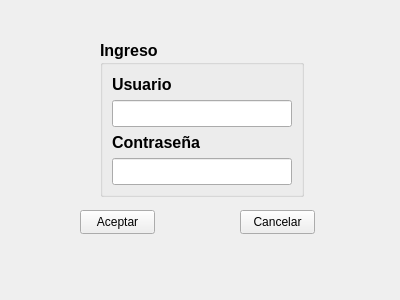
<?xml version="1.0" encoding="UTF-8"?>
<ui version="4.0">
 <class>Form</class>
 <widget class="QWidget" name="Form">
  <property name="geometry">
   <rect>
    <x>0</x>
    <y>0</y>
    <width>400</width>
    <height>300</height>
   </rect>
  </property>
  <property name="windowTitle">
   <string>Autentificacion</string>
  </property>
  <widget class="QGroupBox" name="groupBox">
   <property name="geometry">
    <rect>
     <x>100</x>
     <y>40</y>
     <width>204</width>
     <height>157</height>
    </rect>
   </property>
   <property name="font">
    <font>
     <pointsize>12</pointsize>
     <bold>true</bold>
    </font>
   </property>
   <property name="title">
    <string>Ingreso</string>
   </property>
   <layout class="QVBoxLayout" name="verticalLayout">
    <item>
     <widget class="QLabel" name="label">
      <property name="text">
       <string>Usuario</string>
      </property>
     </widget>
    </item>
    <item>
     <widget class="QLineEdit" name="txtUs"/>
    </item>
    <item>
     <widget class="QLabel" name="label_2">
      <property name="text">
       <string>Contraseña</string>
      </property>
     </widget>
    </item>
    <item>
     <widget class="QLineEdit" name="txtCon"/>
    </item>
   </layout>
  </widget>
  <widget class="QPushButton" name="btnAcep">
   <property name="geometry">
    <rect>
     <x>80</x>
     <y>210</y>
     <width>75</width>
     <height>24</height>
    </rect>
   </property>
   <property name="text">
    <string>Aceptar</string>
   </property>
  </widget>
  <widget class="QPushButton" name="btnCan">
   <property name="geometry">
    <rect>
     <x>240</x>
     <y>210</y>
     <width>75</width>
     <height>24</height>
    </rect>
   </property>
   <property name="text">
    <string>Cancelar</string>
   </property>
  </widget>
 </widget>
 <resources/>
 <connections/>
</ui>
